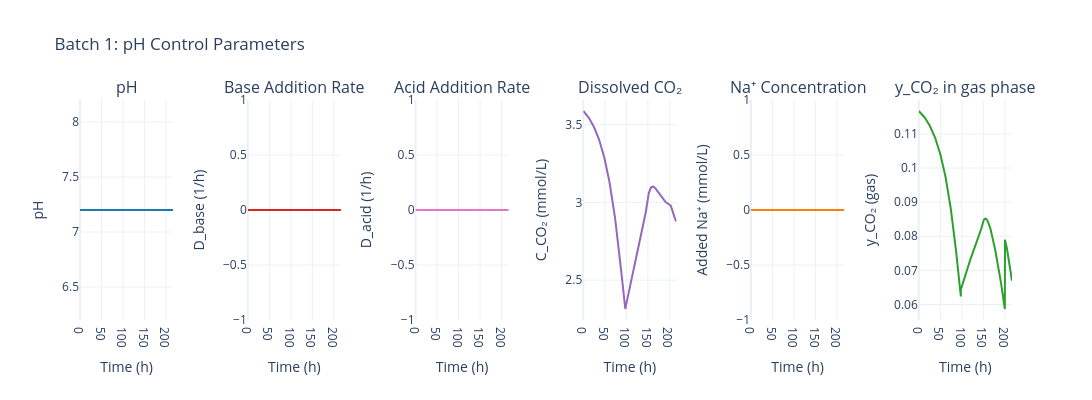

The notebook cell this image was saved under:
### Code cell
sim.data.plot_pH_control(batch_number=1)

### Figure 1 — Plotly figure (JSON) as saved in the notebook; plotly's stock layout.template omitted (floating-point values rounded to 4 significant figures; data arrays with more than 128 entries replaced by an {"elided": "..."} marker saying what was removed)
{"data": [{"hovertemplate": "Time: %{x:.1f} h<br>pH: %{y:.2f}<extra></extra>", "line": {"color": "#1f77b4", "width": 2}, "mode": "lines", "name": "pH", "type": "scatter", "x": {"elided": "284 float values"}, "xaxis": "x", "y": {"elided": "284 float values"}, "yaxis": "y"}, {"hovertemplate": "Time: %{x:.1f} h<br>D_base: %{y:.4f} 1/h<extra></extra>", "line": {"color": "#d62728", "width": 2}, "mode": "lines", "name": "D_base", "type": "scatter", "x": {"elided": "284 float values"}, "xaxis": "x2", "y": {"elided": "284 float values"}, "yaxis": "y2"}, {"hovertemplate": "Time: %{x:.1f} h<br>D_acid: %{y:.4f} 1/h<extra></extra>", "line": {"color": "#e377c2", "width": 2}, "mode": "lines", "name": "D_acid", "type": "scatter", "x": {"elided": "284 float values"}, "xaxis": "x3", "y": {"elided": "284 float values"}, "yaxis": "y3"}, {"hovertemplate": "Time: %{x:.1f} h<br>C_CO₂: %{y:.2f} mmol/L<extra></extra>", "line": {"color": "#9467bd", "width": 2}, "mode": "lines", "name": "C_CO₂", "type": "scatter", "x": {"elided": "284 float values"}, "xaxis": "x4", "y": {"elided": "284 float values"}, "yaxis": "y4"}, {"hovertemplate": "Time: %{x:.1f} h<br>Added Na⁺: %{y:.1f} mmol/L<extra></extra>", "line": {"color": "#ff7f0e", "width": 2}, "mode": "lines", "name": "Added Na⁺", "type": "scatter", "x": {"elided": "284 float values"}, "xaxis": "x5", "y": {"elided": "284 float values"}, "yaxis": "y5"}, {"hovertemplate": "Time: %{x:.1f} h<br>y_CO₂ (gas): %{y:.2f}<extra></extra>", "line": {"color": "#2ca02c", "width": 2}, "mode": "lines", "name": "y_CO₂ (gas)", "type": "scatter", "x": {"elided": "284 float values"}, "xaxis": "x6", "y": {"elided": "284 float values"}, "yaxis": "y6"}], "layout": {"annotations": [{"font": {"size": 16}, "showarrow": false, "text": "pH", "x": 0.05, "xanchor": "center", "xref": "paper", "y": 1, "yanchor": "bottom", "yref": "paper"}, {"font": {"size": 16}, "showarrow": false, "text": "Base Addition Rate", "x": 0.23, "xanchor": "center", "xref": "paper", "y": 1, "yanchor": "bottom", "yref": "paper"}, {"font": {"size": 16}, "showarrow": false, "text": "Acid Addition Rate", "x": 0.41, "xanchor": "center", "xref": "paper", "y": 1, "yanchor": "bottom", "yref": "paper"}, {"font": {"size": 16}, "showarrow": false, "text": "Dissolved CO₂", "x": 0.59, "xanchor": "center", "xref": "paper", "y": 1, "yanchor": "bottom", "yref": "paper"}, {"font": {"size": 16}, "showarrow": false, "text": "Na⁺ Concentration", "x": 0.77, "xanchor": "center", "xref": "paper", "y": 1, "yanchor": "bottom", "yref": "paper"}, {"font": {"size": 16}, "showarrow": false, "text": "y_CO₂ in gas phase", "x": 0.95, "xanchor": "center", "xref": "paper", "y": 1, "yanchor": "bottom", "yref": "paper"}], "font": {"size": 12}, "height": 400, "showlegend": false, "title": {"text": "Batch 1: pH Control Parameters"}, "width": 2100, "xaxis": {"anchor": "y", "domain": [0, 0.1], "title": {"text": "Time (h)"}}, "xaxis2": {"anchor": "y2", "domain": [0.18, 0.28], "title": {"text": "Time (h)"}}, "xaxis3": {"anchor": "y3", "domain": [0.36, 0.46], "title": {"text": "Time (h)"}}, "xaxis4": {"anchor": "y4", "domain": [0.54, 0.64], "title": {"text": "Time (h)"}}, "xaxis5": {"anchor": "y5", "domain": [0.72, 0.82], "title": {"text": "Time (h)"}}, "xaxis6": {"anchor": "y6", "domain": [0.9, 1.0], "title": {"text": "Time (h)"}}, "yaxis": {"anchor": "x", "domain": [0, 1], "title": {"text": "pH"}}, "yaxis2": {"anchor": "x2", "domain": [0, 1], "title": {"text": "D_base (1/h)"}}, "yaxis3": {"anchor": "x3", "domain": [0, 1], "title": {"text": "D_acid (1/h)"}}, "yaxis4": {"anchor": "x4", "domain": [0, 1], "title": {"text": "C_CO₂ (mmol/L)"}}, "yaxis5": {"anchor": "x5", "domain": [0, 1], "title": {"text": "Added Na⁺ (mmol/L)"}}, "yaxis6": {"anchor": "x6", "domain": [0, 1], "title": {"text": "y_CO₂ (gas)"}}}}
